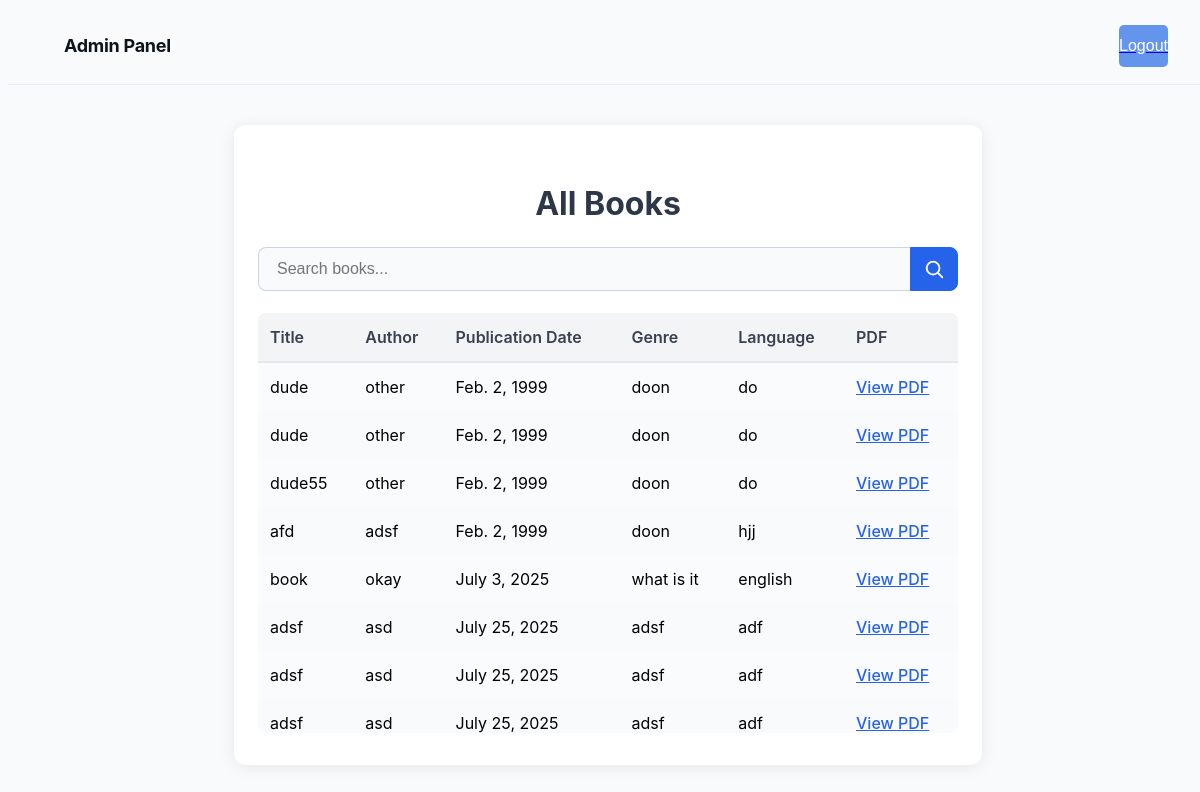
Screenshot of /display_books/ (signed in) with the database file from the repository.
### custom_admin/models.py (models this page shows, shortened)
class Book(models.Model):
    title = models.CharField(max_length=200)
    author = models.CharField(max_length=100)
    publication_date = models.DateField()
    isbn = models.CharField(max_length=13, unique=True)
    genre = models.CharField(max_length=50)
    language = models.CharField(max_length=50)
    pdf_file = models.FileField(upload_to='books/pdfs/', null=True, blank=True)

### custom_admin/views.py (the view, shortened to what this page needs)
# urls.py: path('display_books/', views.display_books, name='display_books'),
@admin_required
def display_books(request):
    search_query = request.GET.get('q', '').strip()
    books = Book.objects.all()
    return render(request, 'custom_admin/display_books.html', {'books': books, 'search_query': search_query})

### custom_admin/views.py (called while the page is built)
def admin_required(view_func):
    @wraps(view_func)
    def _wrapped_view(request, *args, **kwargs):
        if request.user.is_authenticated and (request.user.is_staff or request.user.is_superuser):
            return view_func(request, *args, **kwargs)
        else:
            return HttpResponseForbidden("You do not have permission to access this page.")
    return _wrapped_view

### custom_admin/templates/custom_admin/display_books.html (shortened to what this page needs)
{% extends 'custom_admin/admin_panel.html' %}
{% block content %}
<div class="book-list-section">
    <h2>All Books</h2>
    <div class="book-list-flex">
        <form class="search-bar" method="get" action="">
            <input type="text" name="q" placeholder="Search books..." value="{{ search_query|default:'' }}" />
            <button type="submit" aria-label="Search">
                <svg viewBox="0 0 24 24"><circle cx="11" cy="11" r="7" stroke="white" stroke-width="2" fill="none"/><line x1="16.5" y1="16.5" x2="21" y2="21" stroke="white" stroke-width="2" stroke-linecap="round"/></svg>
            </button>
        </form>
        <div class="table-scroll-container">
            <table class="modern-table">
                <thead>
                    <tr>
                        <th>Title</th>
                        <th>Author</th>
                        <th>Publication Date</th>
                        <th>Genre</th>
                        <th>Language</th>
                        <th>PDF</th>
                    </tr>
                </thead>
                <tbody>
                {% for book in books %}
                    <tr>
                        <td>{{ book.title }}</td>
                        <td>{{ book.author }}</td>
                        <td>{{ book.publication_date }}</td>
                        <td>{{ book.genre }}</td>
                        <td>{{ book.language }}</td>
                        <td>
                            {% if book.pdf_file %}
                                <a href="{{ book.pdf_file.url }}" target="_blank">View PDF</a>
                            {% else %}
                                <span style="color:#b91c1c;">N/A</span>
                            {% endif %}
                        </td>
                    </tr>
                {% empty %}
                    <tr><td colspan="6" style="text-align:center; color:#6b7280;">No books found.</td></tr>
                {% endfor %}
                </tbody>
            </table>
        </div>
    </div>
</div>
{% endblock %}

### custom_admin/templates/custom_admin/display_books.html (style rules this page uses)
.book-list-section { max-width: 900px; margin: 40px auto; background: #fff; border-radius: 12px; box-shadow: 0 2px 16px rgba(0,0,0,0.08); padding: 32px 24px; }
.book-list-section h2 { margin-bottom: 24px; font-size: 2rem; color: #2d3748; text-align: center; }
.book-list-flex { display: flex; flex-direction: column; align-items: stretch; gap: 0; }
.search-bar { display: flex; width: 100%; margin-bottom: 22px; }
.search-bar input[type="text"] { flex: 1 1 auto; padding: 12px 18px; border: 1px solid #cbd5e1; border-radius: 8px 0 0 8px; font-size: 1rem; outline: none; background: #f9fafb; transition: border 0.2s; border-right: none; }
.search-bar button { width: 48px; background: #2563eb; border: 1px solid #2563eb; border-radius: 0 8px 8px 0; display: flex; align-items: center; justify-content: center; cursor: pointer; transition: background 0.2s; padding: 0; }
.search-bar svg { width: 22px; height: 22px; fill: #fff; }
.table-scroll-container { max-height: 420px; overflow-y: auto; overflow-x: auto; border-radius: 8px; background: #fafbfc; width: 100%; }
table.modern-table { width: 100%; min-width: 700px; border-collapse: collapse; font-size: 1rem; background: #fafbfc; border-radius: 8px; overflow: hidden; }
table.modern-table th, table.modern-table td { padding: 14px 12px; text-align: left; }
table.modern-table th { background: #f3f4f6; color: #374151; font-weight: 600; border-bottom: 2px solid #e5e7eb; }
table.modern-table tr:nth-child(even) { background: #f9fafb; }
table.modern-table a { color: #2563eb; text-decoration: underline; font-weight: 500; }

### rows the page displays
Book: title "dude", author "other", publication_date "Feb. 2, 1999", genre "doon", language "do"
Book: title "dude", author "other", publication_date "Feb. 2, 1999", genre "doon", language "do"
Book: title "dude55", author "other", publication_date "Feb. 2, 1999", genre "doon", language "do"
Book: title "afd", author "adsf", publication_date "Feb. 2, 1999", genre "doon", language "hjj"
Book: title "book", author "okay", publication_date "July 3, 2025", genre "what is it", language "english"
Book: title "adsf", author "asd", publication_date "July 25, 2025", genre "adsf", language "adf"
Book: title "adsf", author "asd", publication_date "July 25, 2025", genre "adsf", language "adf"
Book: title "adsf", author "asd", publication_date "July 25, 2025", genre "adsf", language "adf"
